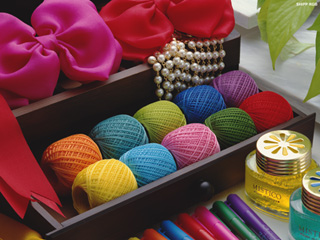
#> input picture 實作小品/opencv-view/data/s.jpg, 320 x 240 px
$ jupyter execute '邊緣擴增.ipynb'
#> lines starting #> are read from the running program, lines starting #| are printed output that depends on the picture
[cell 1]
import cv2
import numpy as np
import matplotlib.pyplot as plt


filename = 'data/s.jpg'
img1 = cv2.imread(filename)
#> img1 is the input picture: shape (240, 320, 3); mean B, G, R 68.4, 72.5, 111.6
img1 = cv2.cvtColor(img1, cv2.COLOR_BGR2RGB)
a = 20  # 單方向擴增像素數量
replicate = cv2.copyMakeBorder(img1, a, a, a, a, cv2.BORDER_REPLICATE)
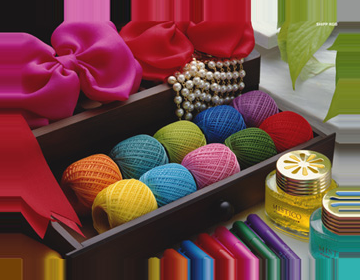
#> replicate: shape (280, 360, 3); mean R, G, B 112.9, 73.9, 69.3
reflect = cv2.copyMakeBorder(img1, a, a, a, a, cv2.BORDER_REFLECT)
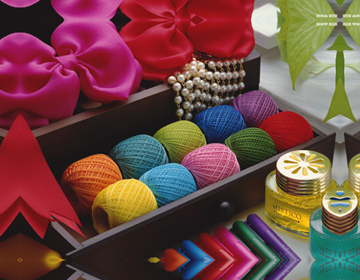
#> reflect: shape (280, 360, 3); mean R, G, B 112.3, 72.7, 69.4
wrap = cv2.copyMakeBorder(img1, a, a, a, a, cv2.BORDER_WRAP)
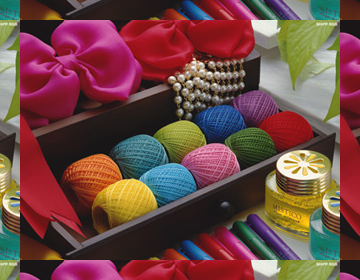
#> wrap: shape (280, 360, 3); mean R, G, B 112.3, 72.7, 69.4
constant = cv2.copyMakeBorder(
    img1, a, a, a, a, cv2.BORDER_CONSTANT, value=(255, 255, 0))
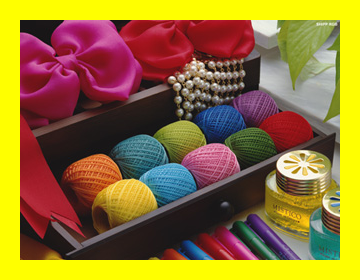
#> constant: shape (280, 360, 3); mean R, G, B 145.8, 115.9, 52.1
print('ORIGINAL'), plt.imshow(img1), plt.axis('off')
#| ORIGINAL
plt.show()
print('REPLICATE'), plt.imshow(replicate), plt.axis('off')  # 邊緣像素延伸
#| REPLICATE
plt.show()
print('REFLECT'), plt.imshow(reflect), plt.axis('off')  # 鏡像延伸
#| REFLECT
plt.show()
print('WRAP'), plt.imshow(wrap), plt.axis('off')  # 重覆拼貼
#| WRAP
plt.show()
print('CONSTANT'), plt.imshow(constant), plt.axis('off')  # 填色
#| CONSTANT
plt.show()

[cell 2]
'''cv60: 每秒換一次背景色'''
from time import sleep
from IPython.display import clear_output
n = 0
while n < 8:
    n += 1
    B = np.random.randint(0, 255)  # 產生隨機的RGB值
    G = np.random.randint(0, 255)
    R = np.random.randint(0, 255)

    sleep(1)  # 延遲1秒
    constant = cv2.copyMakeBorder(
        img1, a, a, a, a, cv2.BORDER_CONSTANT, value=(R, G, B))
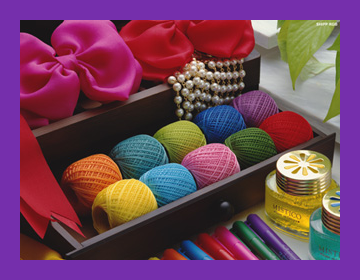
#> constant: shape (280, 360, 3); mean R, G, B 112.9, 66.4, 93
    clear_output()  # 清掉輸出的圖案
    plt.imshow(constant), print('RGB=', (R, G, B)), plt.axis('off')
#| RGB= (117, 47, 172)
    plt.show()

$ run again, with 實作小品/opencv-view/data/1.jpg copied over 實作小品/opencv-view/data/s.jpg
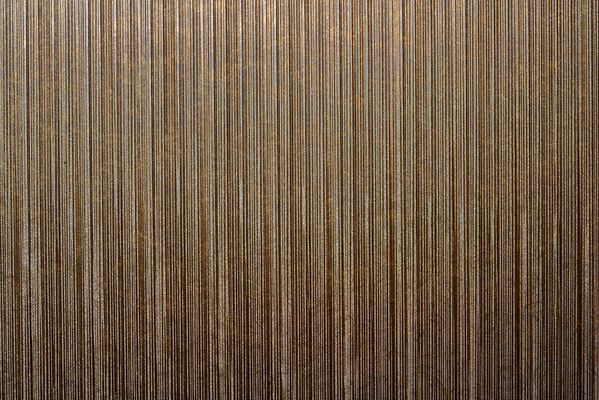
#> input picture 實作小品/opencv-view/data/1.jpg, 599 x 400 px
#> img1 is the input picture: shape (400, 599, 3); mean B, G, R 72.9, 93.9, 115
#> `wrap = cv2.copyMakeBorder(img1, a, a, a, a, cv2.BORDER_WRAP)`:
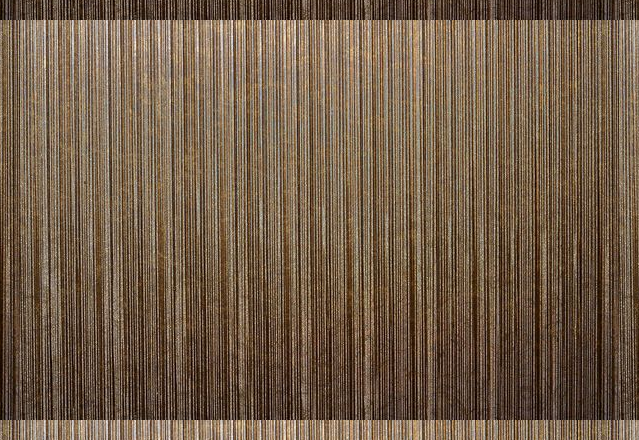
#> wrap: shape (440, 639, 3); mean R, G, B 114.5, 93.5, 72.9
#| ORIGINAL
#| REPLICATE
#| REFLECT
#| WRAP
#| CONSTANT
#> `constant = cv2.copyMakeBorder( img1, a, a, a, a, cv2.BORDER_CONSTANT, ..`:
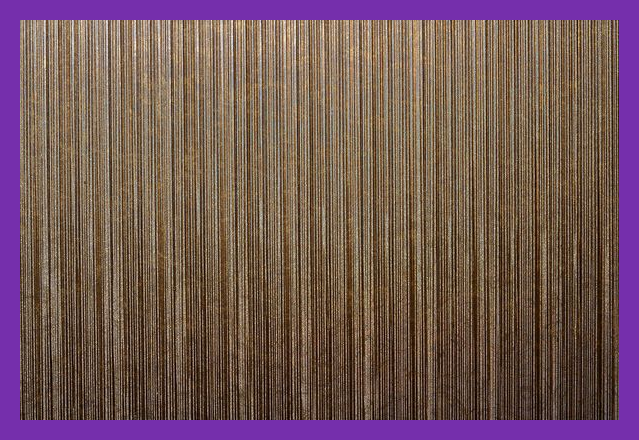
#> constant: shape (440, 639, 3); mean R, G, B 115.3, 87, 87.6
#| RGB= (117, 47, 172)

$ run again, with 實作小品/opencv-view/data/2.jpg copied over 實作小品/opencv-view/data/s.jpg
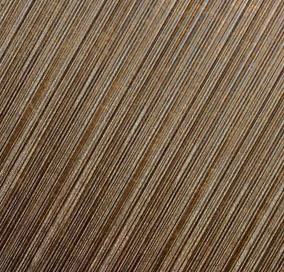
#> input picture 實作小品/opencv-view/data/2.jpg, 284 x 272 px
#> img1 is the input picture: shape (272, 284, 3); mean B, G, R 74.5, 97.4, 119
#> `wrap = cv2.copyMakeBorder(img1, a, a, a, a, cv2.BORDER_WRAP)`:
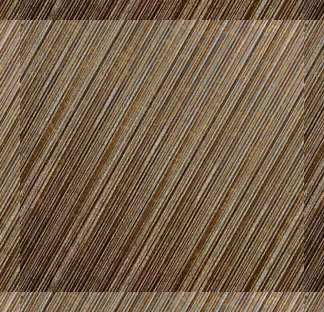
#> wrap: shape (312, 324, 3); mean R, G, B 118.5, 97, 74.4
#| ORIGINAL
#| REPLICATE
#| REFLECT
#| WRAP
#| CONSTANT
#> `constant = cv2.copyMakeBorder( img1, a, a, a, a, cv2.BORDER_CONSTANT, ..`:
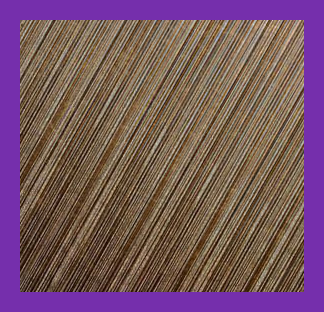
#> constant: shape (312, 324, 3); mean R, G, B 118.5, 85.5, 97.5
#| RGB= (117, 47, 172)

$ run again, with 實作小品/opencv-view/data/3.jpg copied over 實作小品/opencv-view/data/s.jpg
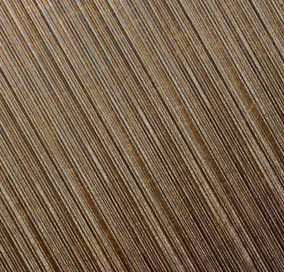
#> input picture 實作小品/opencv-view/data/3.jpg, 284 x 272 px
#> img1 is the input picture: shape (272, 284, 3); mean B, G, R 74.5, 97.4, 119
#> `wrap = cv2.copyMakeBorder(img1, a, a, a, a, cv2.BORDER_WRAP)`:
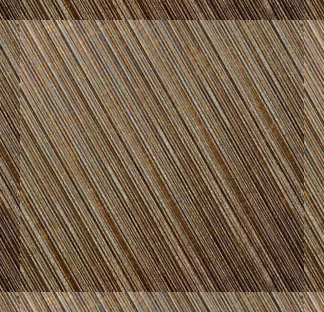
#> wrap: shape (312, 324, 3); mean R, G, B 118.5, 97, 74.4
#| ORIGINAL
#| REPLICATE
#| REFLECT
#| WRAP
#| CONSTANT
#> `constant = cv2.copyMakeBorder( img1, a, a, a, a, cv2.BORDER_CONSTANT, ..`:
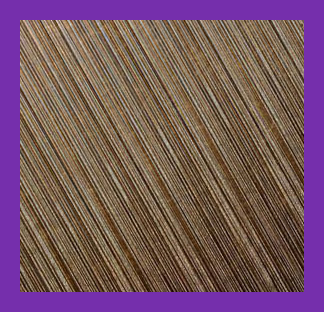
#> constant: shape (312, 324, 3); mean R, G, B 118.5, 85.5, 97.5
#| RGB= (117, 47, 172)
